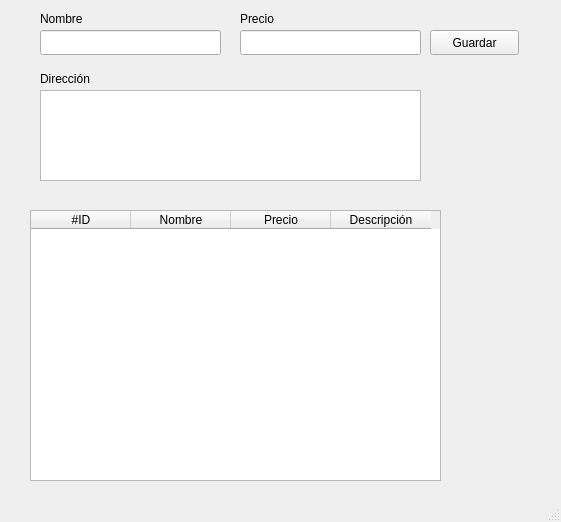
<?xml version="1.0" encoding="UTF-8"?>
<ui version="4.0">
 <class>w_persona</class>
 <widget class="QMainWindow" name="w_persona">
  <property name="windowModality">
   <enum>Qt::WindowModal</enum>
  </property>
  <property name="enabled">
   <bool>true</bool>
  </property>
  <property name="geometry">
   <rect>
    <x>0</x>
    <y>0</y>
    <width>561</width>
    <height>522</height>
   </rect>
  </property>
  <property name="windowTitle">
   <string>Tratamientos</string>
  </property>
  <property name="unifiedTitleAndToolBarOnMac">
   <bool>false</bool>
  </property>
  <widget class="QWidget" name="centralwidget">
   <widget class="QTableWidget" name="persona_tabla">
    <property name="geometry">
     <rect>
      <x>30</x>
      <y>210</y>
      <width>411</width>
      <height>271</height>
     </rect>
    </property>
    <column>
     <property name="text">
      <string>#ID</string>
     </property>
    </column>
    <column>
     <property name="text">
      <string>Nombre</string>
     </property>
    </column>
    <column>
     <property name="text">
      <string>Precio</string>
     </property>
    </column>
    <column>
     <property name="text">
      <string>Descripción</string>
     </property>
    </column>
   </widget>
   <widget class="QPushButton" name="pushButton">
    <property name="geometry">
     <rect>
      <x>430</x>
      <y>30</y>
      <width>89</width>
      <height>25</height>
     </rect>
    </property>
    <property name="autoFillBackground">
     <bool>false</bool>
    </property>
    <property name="text">
     <string>Guardar</string>
    </property>
   </widget>
   <widget class="QLineEdit" name="lineEdit">
    <property name="geometry">
     <rect>
      <x>40</x>
      <y>30</y>
      <width>181</width>
      <height>25</height>
     </rect>
    </property>
   </widget>
   <widget class="QLabel" name="label">
    <property name="geometry">
     <rect>
      <x>40</x>
      <y>10</y>
      <width>181</width>
      <height>17</height>
     </rect>
    </property>
    <property name="text">
     <string>Nombre</string>
    </property>
   </widget>
   <widget class="QLabel" name="label_5">
    <property name="geometry">
     <rect>
      <x>40</x>
      <y>70</y>
      <width>181</width>
      <height>17</height>
     </rect>
    </property>
    <property name="text">
     <string>Dirección</string>
    </property>
   </widget>
   <widget class="QTextEdit" name="textEdit">
    <property name="geometry">
     <rect>
      <x>40</x>
      <y>90</y>
      <width>381</width>
      <height>91</height>
     </rect>
    </property>
   </widget>
   <widget class="QLineEdit" name="lineEdit_2">
    <property name="geometry">
     <rect>
      <x>240</x>
      <y>30</y>
      <width>181</width>
      <height>25</height>
     </rect>
    </property>
    <property name="text">
     <string/>
    </property>
   </widget>
   <widget class="QLabel" name="label_2">
    <property name="geometry">
     <rect>
      <x>240</x>
      <y>10</y>
      <width>181</width>
      <height>17</height>
     </rect>
    </property>
    <property name="text">
     <string>Precio</string>
    </property>
   </widget>
  </widget>
  <widget class="QStatusBar" name="statusbar"/>
 </widget>
 <resources/>
 <connections/>
</ui>
